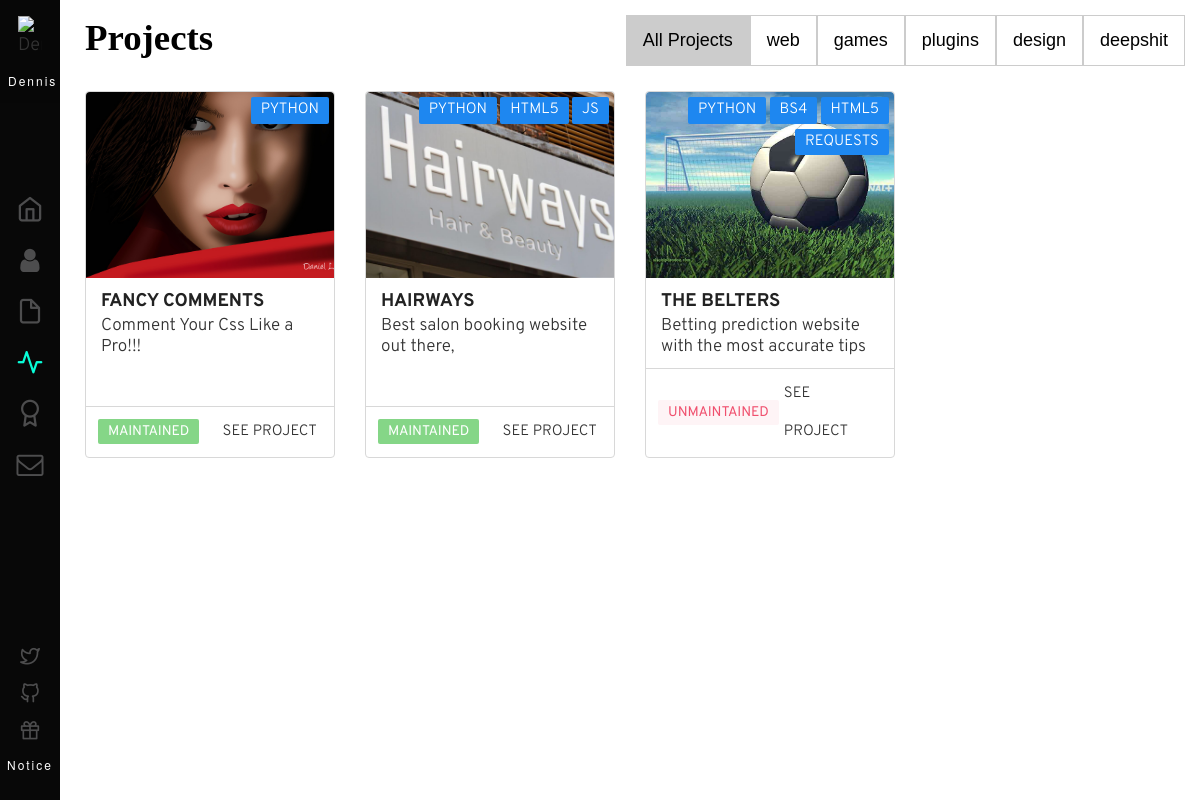
The app's page /projects/, older data.
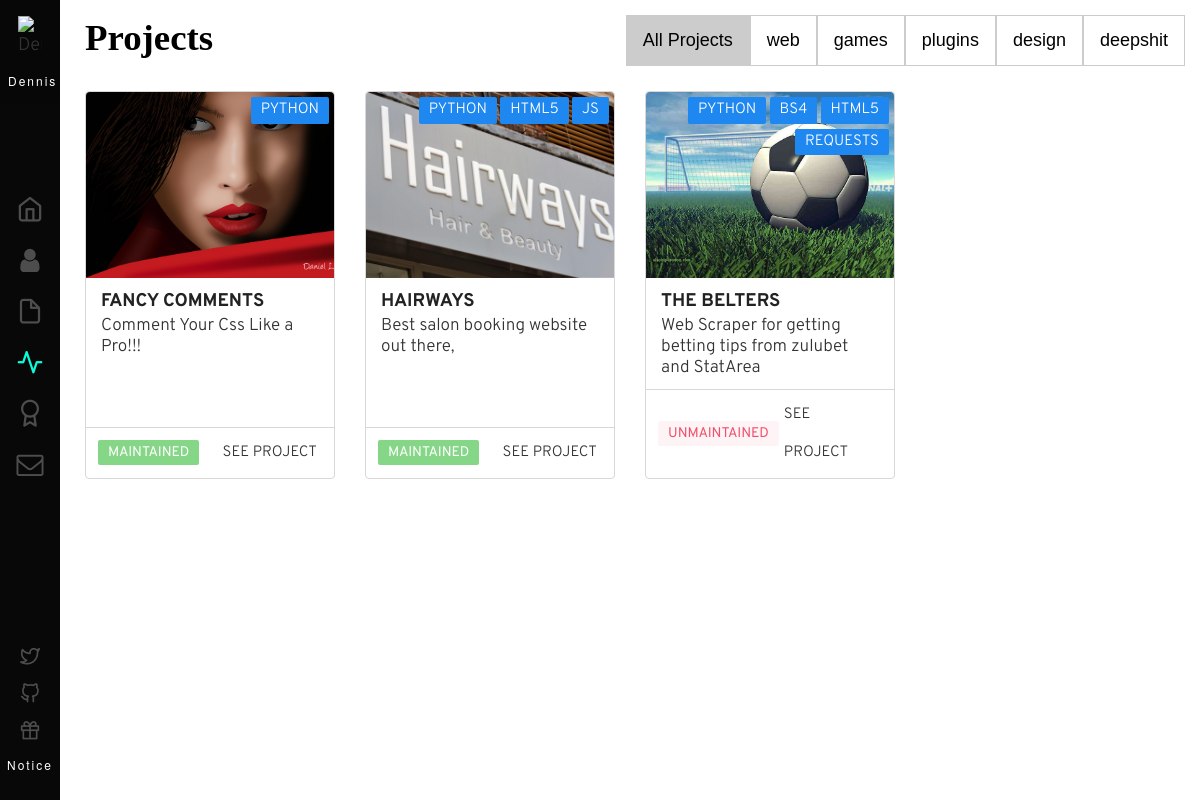
The same page, newer data.
### base/models.py (models this page shows, shortened)
class Project(models.Model):
    name = models.CharField(max_length=40)
    slug_name = models.SlugField()
    intro = models.TextField()
    subtitle = models.CharField(max_length=150)
    options = [
        ('web', 'web'),
        ('games', 'games'),
        ('plugins', 'plugins'),
        ('design', 'art & design'),
        ('deepshit', 'deepshit')]
    category = models.CharField(max_length=4, choices=options, default='code')
    preview = models.CharField(max_length=150)
    open_source = models.BooleanField(default=False)
    options = [('maintained', 'maintained'),
               ('unmaintained', 'unmaintained')]
    status = models.CharField(
        max_length=12, choices=options, default='maintained')
    source = models.CharField(blank=True, max_length=40)
    source_url = models.URLField(blank=True)
    releases = models.CharField(blank=True, max_length=40)
    release_url = models.URLField(blank=True)
    homepage = models.CharField(blank=True, max_length=40)
    homepage_url = models.URLField()
    description = models.TextField()
    works = models.TextField()
    get_started = models.TextField()
    has_installation = models.BooleanField(default=False)
    installation = models.TextField(blank=True)
    usage = models.TextField(blank=True)
    credits = models.TextField()
    license = models.TextField()
    created_date = models.DateTimeField(editable=False, default=timezone.now)

### base/views.py (the view)
# urls.py: path('projects/', views.projects, name='projects'),
def projects(request):
    projects = Project.objects.all().order_by('-created_date')
    tags = Tag.objects.all()
    context = {"projects": projects, "tags": tags}
    return render(request, "projects/index.html", context)

### base/templates/projects/index.html (shortened to what this page needs)
{% extends 'base.html' %}
{% load staticfiles %}
{% block content %}
	<div class="projects">
		<div class="container">
			<div class="row categories">
				<h1 class="title color">Projects</h1>
				<div class="tab">
					<button class="tablinks" onclick="toggleTab(event, 'tabcontent')">All Projects</button>
					<button class="tablinks" onclick="toggleTab(event, 'web')">web</button>
					<button class="tablinks" onclick="toggleTab(event, 'games')">games</button>
					<button class="tablinks" onclick="toggleTab(event, 'plugins')">plugins</button>
					<button class="tablinks" onclick="toggleTab(event, 'design')">design</button>
					<button class="tablinks" onclick="toggleTab(event, 'deepshit')">deepshit</button>
				</div>
			</div>
			<div class="row equal-columns">
				{% for project in projects %}
					<div class="tabcontent project-thumb-container col-sm-6 col-md-4 col-lg-3 {{ project.category }}" data-offset="0" data-ref="tag" data-ref-id="{{ project.category }}">
						<div class="project-card">
							<div class="card-image">
								<div class="img-container">
									<img alt="{{ project.name }}" src="../static/projects/{{ project.preview }}" >
								</div>
								<div class="card-badge">
									{% for tag in tags %}
									{% if tag.project.slug_name == project.slug_name %}
									<span class="badge text-upper">
										{{ tag.label }}
									</span>
									{% endif %}
									{% endfor %}
								</div>
							</div>
							<div class="card-body">
								<h4 class="text-upper">{{ project.name }}</h4>
								<p>
									{{ project.intro }}
								</p>
							</div>
							<div class="card-bottom">
								<span class="status text-upper badge badge-{% if project.status == 'maintained' %}success{% else %}danger{% endif %}">
									{{ project.status }}
								</span>
								<div class="project-more-info text-upper">
									<a href="{% url  'more' name=project.slug_name %}" class="nicehover">SEE PROJECT</a>
								</div>
							</div>
						</div>
					</div>
				{% endfor %}
			</div>
		</div>
	</div>
{% endblock %}

Row changes from the older to the newer data that the page shows:
changed Project "THE BELTERS": intro "Betting prediction website with the most accurate tips" → "Web Scraper for getting betting tips from zulubet and StatArea"
